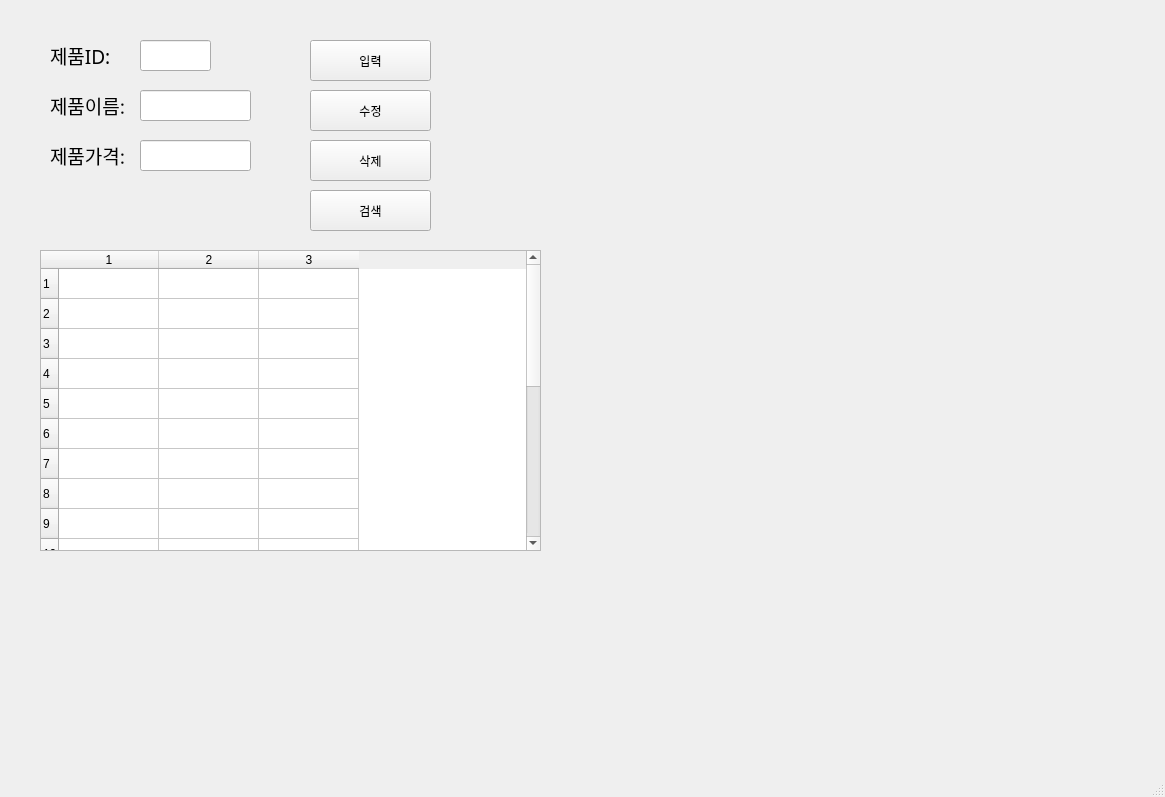
<?xml version="1.0" encoding="UTF-8"?>
<ui version="4.0">
 <class>MainWindow</class>
 <widget class="QMainWindow" name="MainWindow">
  <property name="geometry">
   <rect>
    <x>0</x>
    <y>0</y>
    <width>1165</width>
    <height>797</height>
   </rect>
  </property>
  <property name="windowTitle">
   <string>MainWindow</string>
  </property>
  <widget class="QWidget" name="centralwidget">
   <widget class="QLabel" name="label">
    <property name="geometry">
     <rect>
      <x>50</x>
      <y>40</y>
      <width>81</width>
      <height>31</height>
     </rect>
    </property>
    <property name="font">
     <font>
      <family>맑은 고딕</family>
      <pointsize>14</pointsize>
     </font>
    </property>
    <property name="text">
     <string>제품ID:</string>
    </property>
   </widget>
   <widget class="QLabel" name="label_2">
    <property name="geometry">
     <rect>
      <x>50</x>
      <y>90</y>
      <width>81</width>
      <height>31</height>
     </rect>
    </property>
    <property name="font">
     <font>
      <family>맑은 고딕</family>
      <pointsize>14</pointsize>
     </font>
    </property>
    <property name="text">
     <string>제품이름:</string>
    </property>
   </widget>
   <widget class="QLabel" name="label_3">
    <property name="geometry">
     <rect>
      <x>50</x>
      <y>140</y>
      <width>81</width>
      <height>31</height>
     </rect>
    </property>
    <property name="font">
     <font>
      <family>맑은 고딕</family>
      <pointsize>14</pointsize>
     </font>
    </property>
    <property name="text">
     <string>제품가격:</string>
    </property>
   </widget>
   <widget class="QLineEdit" name="prodID">
    <property name="geometry">
     <rect>
      <x>140</x>
      <y>40</y>
      <width>71</width>
      <height>31</height>
     </rect>
    </property>
   </widget>
   <widget class="QLineEdit" name="prodName">
    <property name="geometry">
     <rect>
      <x>140</x>
      <y>90</y>
      <width>111</width>
      <height>31</height>
     </rect>
    </property>
   </widget>
   <widget class="QLineEdit" name="prodPrice">
    <property name="geometry">
     <rect>
      <x>140</x>
      <y>140</y>
      <width>111</width>
      <height>31</height>
     </rect>
    </property>
   </widget>
   <widget class="QPushButton" name="pushButton">
    <property name="geometry">
     <rect>
      <x>310</x>
      <y>40</y>
      <width>121</width>
      <height>41</height>
     </rect>
    </property>
    <property name="text">
     <string>입력</string>
    </property>
   </widget>
   <widget class="QPushButton" name="pushButton_2">
    <property name="geometry">
     <rect>
      <x>310</x>
      <y>90</y>
      <width>121</width>
      <height>41</height>
     </rect>
    </property>
    <property name="text">
     <string>수정</string>
    </property>
   </widget>
   <widget class="QPushButton" name="pushButton_3">
    <property name="geometry">
     <rect>
      <x>310</x>
      <y>140</y>
      <width>121</width>
      <height>41</height>
     </rect>
    </property>
    <property name="text">
     <string>삭제</string>
    </property>
   </widget>
   <widget class="QPushButton" name="pushButton_4">
    <property name="geometry">
     <rect>
      <x>310</x>
      <y>190</y>
      <width>121</width>
      <height>41</height>
     </rect>
    </property>
    <property name="text">
     <string>검색</string>
    </property>
   </widget>
   <widget class="QTableWidget" name="tableWidget">
    <property name="geometry">
     <rect>
      <x>40</x>
      <y>250</y>
      <width>501</width>
      <height>301</height>
     </rect>
    </property>
    <property name="rowCount">
     <number>20</number>
    </property>
    <property name="columnCount">
     <number>3</number>
    </property>
    <row/>
    <row/>
    <row/>
    <row/>
    <row/>
    <row/>
    <row/>
    <row/>
    <row/>
    <row/>
    <row/>
    <row/>
    <row/>
    <row/>
    <row/>
    <row/>
    <row/>
    <row/>
    <row/>
    <row/>
    <column/>
    <column/>
    <column/>
   </widget>
  </widget>
  <widget class="QMenuBar" name="menubar">
   <property name="geometry">
    <rect>
     <x>0</x>
     <y>0</y>
     <width>1165</width>
     <height>21</height>
    </rect>
   </property>
  </widget>
  <widget class="QStatusBar" name="statusbar"/>
 </widget>
 <resources/>
 <connections>
  <connection>
   <sender>pushButton</sender>
   <signal>clicked()</signal>
   <receiver>MainWindow</receiver>
   <slot>addProduct()</slot>
   <hints>
    <hint type="sourcelabel">
     <x>394</x>
     <y>72</y>
    </hint>
    <hint type="destinationlabel">
     <x>470</x>
     <y>95</y>
    </hint>
   </hints>
  </connection>
  <connection>
   <sender>pushButton_2</sender>
   <signal>clicked()</signal>
   <receiver>MainWindow</receiver>
   <slot>updateProduct()</slot>
   <hints>
    <hint type="sourcelabel">
     <x>418</x>
     <y>129</y>
    </hint>
    <hint type="destinationlabel">
     <x>470</x>
     <y>136</y>
    </hint>
   </hints>
  </connection>
  <connection>
   <sender>pushButton_3</sender>
   <signal>clicked()</signal>
   <receiver>MainWindow</receiver>
   <slot>removeProduct()</slot>
   <hints>
    <hint type="sourcelabel">
     <x>409</x>
     <y>175</y>
    </hint>
    <hint type="destinationlabel">
     <x>469</x>
     <y>183</y>
    </hint>
   </hints>
  </connection>
  <connection>
   <sender>pushButton_4</sender>
   <signal>clicked()</signal>
   <receiver>MainWindow</receiver>
   <slot>getProduct()</slot>
   <hints>
    <hint type="sourcelabel">
     <x>406</x>
     <y>219</y>
    </hint>
    <hint type="destinationlabel">
     <x>471</x>
     <y>229</y>
    </hint>
   </hints>
  </connection>
 </connections>
 <slots>
  <slot>addProduct()</slot>
  <slot>updateProduct()</slot>
  <slot>removeProduct()</slot>
  <slot>getProduct()</slot>
 </slots>
</ui>
